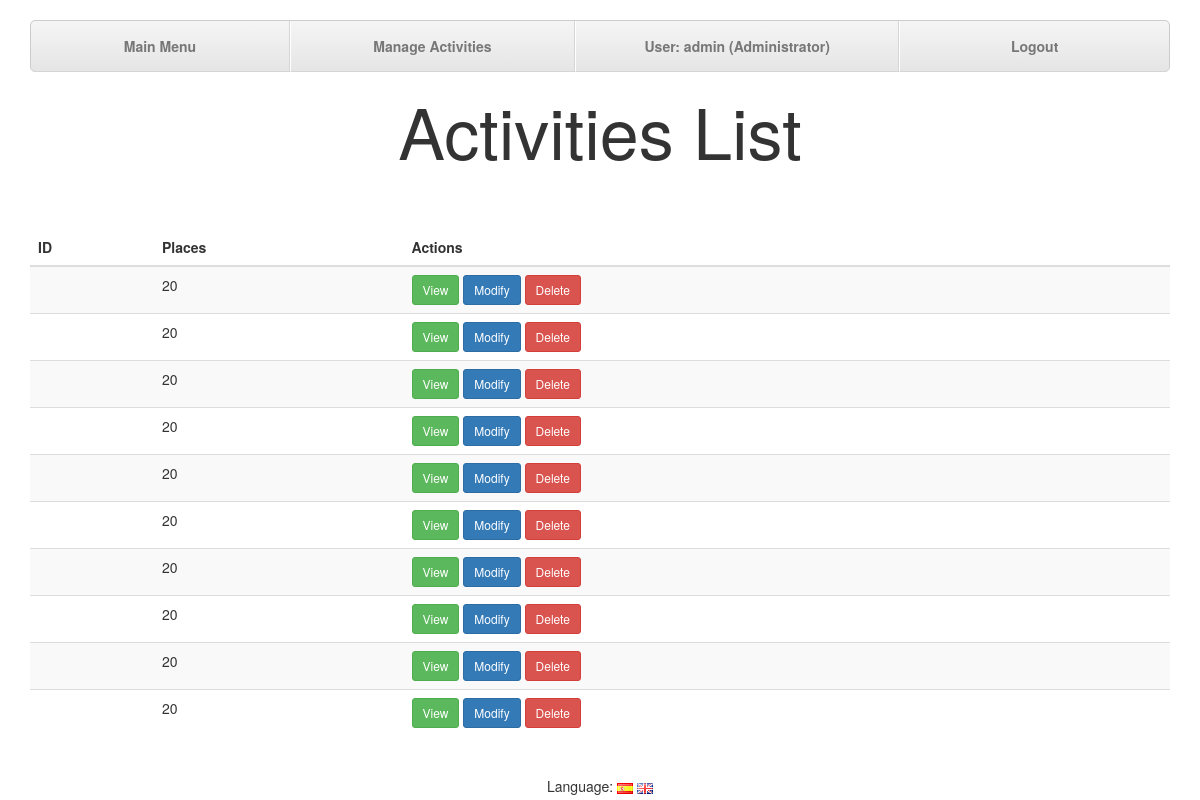
The app's page /index.php?controller=activities&action=activitiesList (signed in) with its own data.
### tables this page shows
CREATE TABLE activities (
	id INT(11) NOT NULL AUTO_INCREMENT,
	nombre VARCHAR(255) NOT NULL,
	descripcion VARCHAR(20000),
	dia SET ('lunes', 'martes', 'miercoles', 'jueves', 'viernes', 'sabado', 'domingo'),
	hora_inicio TIME,
	hora_fin TIME,
	plazas INT(11),
	entrenador INT(11) NOT NULL,
	
	PRIMARY KEY (id),
	FOREIGN KEY (entrenador) REFERENCES users(id)
);

### core/ViewManager.php (called while the page is built, shortened)
<?php
class ViewManager {
	private $variables = array();
	public function setVariable($varname, $value, $flash=false) {
		$this->variables[$varname] = $value;
	}
	public function getVariable($varname, $default=NULL) {
		if (!isset($this->variables[$varname])) {
			return $default;
		}
		return $this->variables[$varname];
	}
	public function render($controller, $viewname) {
		include(__DIR__."/../view/$controller/$viewname.php");
	}
	private static $viewmanager_singleton = NULL;
	public static function getInstance() {
		if (self::$viewmanager_singleton == null) {
			self::$viewmanager_singleton = new ViewManager();
		}
		return self::$viewmanager_singleton;
	}
}

### controller/ActivitiesController.php (called while the page is built, shortened)
<?php
require_once(__DIR__."/../core/ViewManager.php");
require_once(__DIR__."/../core/I18n.php");
require_once(__DIR__."/../model/Activity.php");
require_once(__DIR__."/../model/ActivityMapper.php");
 class ActivitiesController extends BaseController{
	private $activityMapper;
	public function __construct() {
		$this->activityMapper = new ActivityMapper();
	}
	public function activitiesList(){
		$activities = $this->activityMapper->findAll();
		$this->view->setVariable("activities", $activities);
		$this->view->setLayout("default");
		$this->view->render("activities", "activitiesList");
	}
 }

### index.php (called while the page is built, shortened)
<?php
function run() {
	try {
		$controller = loadController($_GET["controller"]);
		$actionName = $_GET["action"];
		$controller->$actionName();
	} catch(Exception $ex) {
		die(i18n("An error has ocurred.<br>").$ex->getMessage());
	}
}
function loadController($controllerName) {
	return new $controllerClassName();
}
run();
?>

### core/I18n.php (called while the page is built, shortened)
<?php
class I18n {
	private $messages;
	public function setLanguage($language) {
		$this->messages = $i18n_messages;
	}
	public function i18n($key) {
		if (isset($this->messages[$key])){
			return $this->messages[$key];
		}else{
			return $key;
		}
	}
	private static $i18n_singleton = null;
	public static function getInstance() {
		if (self::$i18n_singleton == NULL) {
			self::$i18n_singleton = new I18n();
		}
		return self::$i18n_singleton;
	}
}
function i18n($key) {
	return I18n::getInstance()->i18n($key);
}

### model/Activity.php (called while the page is built, shortened)
<?php
class Activity{
	private $activityid;
	private $plazas;
	public function __construct($activityid=NULL, $plazas=NULL) {
		$this->activityid=$activityid;
		$this->plazas=$plazas;
	}
	public function getActivityID(){
		return $this->activityid;
	}
	public function getPlazas(){
		return $this->plazas;
	}
}

### model/ActivityMapper.php (called while the page is built, shortened)
<?php
require_once(__DIR__."/../core/PDOConnection.php");
class ActivityMapper {
	private $db;
	public function __construct() {
		$this->db = PDOConnection::getInstance();
	}
	public function findAll() {
		$stmt = $this->db->query("SELECT * FROM activities");
		$activities_db = $stmt->fetchAll(PDO::FETCH_ASSOC);
		$activities = array();
		foreach ($activities_db as $activity) {
			array_push($activities, new Activity($activity["activityid"], $activity["plazas"]));
		}
		return $activities;
	}
}

### core/PDOConnection.php (called while the page is built)
<?php
class PDOConnection {
	private static $dbhost = "127.0.0.1";
	private static $dbname = "gesgym";
	private static $dbuser = "gguser";
	private static $dbpass = "ggpass";
	private static $db_singleton = null;
	public static function getInstance() {
		if (self::$db_singleton == null) {
			self::$db_singleton = new PDO(
				"mysql:host=".self::$dbhost.";dbname=".self::$dbname.";charset=utf8",
				self::$dbuser,
				self::$dbpass,
				array(
					PDO::ATTR_EMULATE_PREPARES => false,
					PDO::ATTR_ERRMODE => PDO::ERRMODE_EXCEPTION
				)
			);
		}
		return self::$db_singleton;
	}
}
?>

### view/activities/activitiesList.php (the view, shortened to what this page needs)
<?php
require_once(__DIR__."/../../core/ViewManager.php");
$view = ViewManager::getInstance();
$activities= $view->getVariable("activities");
$view->setVariable("title", i18n("GesGym - Activities List"));
?>
			<h1><?=i18n("Activities List")?></h1>
			<div class="container">
				<div class="table-responsive">
					<table class="table table-striped table-hover">
						<thead>
							<tr>
								<th><?=i18n("ID")?></th>
								<th><?=i18n("Places")?></th>
								<th><?=i18n("Actions")?></th>
							</tr>
						</thead>
						<tbody>
<?php foreach ($activities as $activity): ?>
							<tr>
								<td><?=$activity->getActivityID()?></td>
								<td><?=$activity->getPlazas()?></td>
								<td>
									<a class="btn btn-sm btn-success" href="index.php?controller=activities&amp;action=view&amp;activityid=<?=$activity->getActivityID()?>"><?=i18n("View")?></a>
									<a class="btn btn-sm btn-primary" href="index.php?controller=activities&amp;action=edit&amp;activityid=<?=$activity->getActivityID()?>"><?=i18n("Modify")?></a>
									<form id="<?=$activity->getActivityID()?>"  method="POST" action="index.php?controller=activities&amp;action=delete&amp;activityid=<?=$activity->getActivityID()?>">
										<a class="btn btn-sm btn-danger" onclick="eliminar('<?=i18n("Are you sure?")?>','<?=$activity->getActivityID()?>')"><?=i18n("Delete")?></a>
									</form>
								</td>
							</tr>
<?php endforeach; ?>
						</tbody>
					</table>
				</div>
			</div>
<?=$view->moveToFragment("css")?>		<link rel="stylesheet" type="text/css" href="css/activitiesList.css">

### css/layoutStyle.css (style rules this page uses)
h1 { text-align: center; padding-bottom: 50px; font-size: 70px; }

### css/activitiesList.css (style rules this page uses)
h1 { text-align: center; }
form { display: inline; }

### records on screen
activities: plazas "20"
activities: plazas "20"
activities: plazas "20"
activities: plazas "20"
activities: plazas "20"
activities: plazas "20"
activities: plazas "20"
activities: plazas "20"
activities: plazas "20"
activities: plazas "20"

### other values on screen
i18n("Main Menu") "Main Menu"
i18n("Manage Activities") "Manage Activities"
i18n("User") "User"
sprintf($currentuser) "admin"
i18n("Administrator") "Administrator"
i18n("Logout") "Logout"
i18n("Activities List") "Activities List"
i18n("ID") "ID"
i18n("Places") "Places"
i18n("Actions") "Actions"
i18n("Language") "Language"
